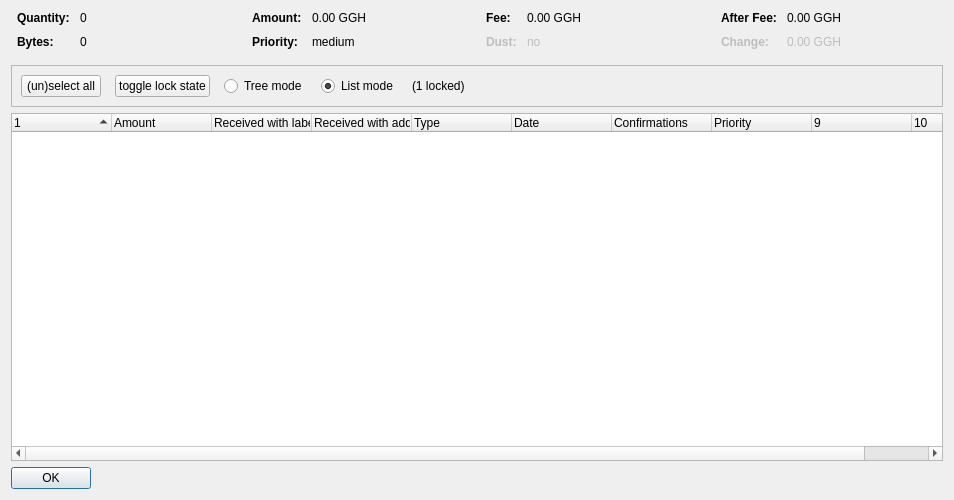
<?xml version="1.0" encoding="UTF-8"?>
<ui version="4.0">
 <class>CoinControlDialog</class>
 <widget class="QDialog" name="CoinControlDialog">
  <property name="geometry">
   <rect>
    <x>0</x>
    <y>0</y>
    <width>954</width>
    <height>500</height>
   </rect>
  </property>
  <property name="windowTitle">
   <string>Coin Selection</string>
  </property>
  <layout class="QVBoxLayout" name="verticalLayout">
   <item>
    <layout class="QHBoxLayout" name="horizontalLayoutTop" stretch="0,0,0,0">
     <property name="topMargin">
      <number>0</number>
     </property>
     <property name="bottomMargin">
      <number>10</number>
     </property>
     <item>
      <layout class="QFormLayout" name="formLayoutCoinControl1">
       <property name="horizontalSpacing">
        <number>10</number>
       </property>
       <property name="verticalSpacing">
        <number>10</number>
       </property>
       <property name="leftMargin">
        <number>6</number>
       </property>
       <property name="rightMargin">
        <number>6</number>
       </property>
       <item row="0" column="0">
        <widget class="QLabel" name="labelCoinControlQuantityText">
         <property name="font">
          <font>
           <weight>75</weight>
           <bold>true</bold>
          </font>
         </property>
         <property name="text">
          <string>Quantity:</string>
         </property>
        </widget>
       </item>
       <item row="0" column="1">
        <widget class="QLabel" name="labelCoinControlQuantity">
         <property name="cursor">
          <cursorShape>IBeamCursor</cursorShape>
         </property>
         <property name="contextMenuPolicy">
          <enum>Qt::ActionsContextMenu</enum>
         </property>
         <property name="text">
          <string notr="true">0</string>
         </property>
         <property name="textInteractionFlags">
          <set>Qt::LinksAccessibleByMouse|Qt::TextSelectableByKeyboard|Qt::TextSelectableByMouse</set>
         </property>
        </widget>
       </item>
       <item row="1" column="0">
        <widget class="QLabel" name="labelCoinControlBytesText">
         <property name="font">
          <font>
           <weight>75</weight>
           <bold>true</bold>
          </font>
         </property>
         <property name="text">
          <string>Bytes:</string>
         </property>
        </widget>
       </item>
       <item row="1" column="1">
        <widget class="QLabel" name="labelCoinControlBytes">
         <property name="cursor">
          <cursorShape>IBeamCursor</cursorShape>
         </property>
         <property name="contextMenuPolicy">
          <enum>Qt::ActionsContextMenu</enum>
         </property>
         <property name="text">
          <string notr="true">0</string>
         </property>
         <property name="textInteractionFlags">
          <set>Qt::LinksAccessibleByMouse|Qt::TextSelectableByKeyboard|Qt::TextSelectableByMouse</set>
         </property>
        </widget>
       </item>
      </layout>
     </item>
     <item>
      <layout class="QFormLayout" name="formLayoutCoinControl2">
       <property name="horizontalSpacing">
        <number>10</number>
       </property>
       <property name="verticalSpacing">
        <number>10</number>
       </property>
       <property name="leftMargin">
        <number>6</number>
       </property>
       <property name="rightMargin">
        <number>6</number>
       </property>
       <item row="0" column="0">
        <widget class="QLabel" name="labelCoinControlAmountText">
         <property name="font">
          <font>
           <weight>75</weight>
           <bold>true</bold>
          </font>
         </property>
         <property name="text">
          <string>Amount:</string>
         </property>
        </widget>
       </item>
       <item row="0" column="1">
        <widget class="QLabel" name="labelCoinControlAmount">
         <property name="cursor">
          <cursorShape>IBeamCursor</cursorShape>
         </property>
         <property name="contextMenuPolicy">
          <enum>Qt::ActionsContextMenu</enum>
         </property>
         <property name="text">
          <string notr="true">0.00 GGH</string>
         </property>
         <property name="textInteractionFlags">
          <set>Qt::LinksAccessibleByMouse|Qt::TextSelectableByKeyboard|Qt::TextSelectableByMouse</set>
         </property>
        </widget>
       </item>
       <item row="1" column="0">
        <widget class="QLabel" name="labelCoinControlPriorityText">
         <property name="font">
          <font>
           <weight>75</weight>
           <bold>true</bold>
          </font>
         </property>
         <property name="text">
          <string>Priority:</string>
         </property>
        </widget>
       </item>
       <item row="1" column="1">
        <widget class="QLabel" name="labelCoinControlPriority">
         <property name="cursor">
          <cursorShape>IBeamCursor</cursorShape>
         </property>
         <property name="contextMenuPolicy">
          <enum>Qt::ActionsContextMenu</enum>
         </property>
         <property name="text">
          <string>medium</string>
         </property>
         <property name="textInteractionFlags">
          <set>Qt::LinksAccessibleByMouse|Qt::TextSelectableByKeyboard|Qt::TextSelectableByMouse</set>
         </property>
        </widget>
       </item>
      </layout>
     </item>
     <item>
      <layout class="QFormLayout" name="formLayoutCoinControl3">
       <property name="horizontalSpacing">
        <number>10</number>
       </property>
       <property name="verticalSpacing">
        <number>10</number>
       </property>
       <property name="leftMargin">
        <number>6</number>
       </property>
       <property name="rightMargin">
        <number>6</number>
       </property>
       <item row="0" column="0">
        <widget class="QLabel" name="labelCoinControlFeeText">
         <property name="font">
          <font>
           <weight>75</weight>
           <bold>true</bold>
          </font>
         </property>
         <property name="text">
          <string>Fee:</string>
         </property>
        </widget>
       </item>
       <item row="0" column="1">
        <widget class="QLabel" name="labelCoinControlFee">
         <property name="cursor">
          <cursorShape>IBeamCursor</cursorShape>
         </property>
         <property name="contextMenuPolicy">
          <enum>Qt::ActionsContextMenu</enum>
         </property>
         <property name="text">
          <string notr="true">0.00 GGH</string>
         </property>
         <property name="textInteractionFlags">
          <set>Qt::LinksAccessibleByMouse|Qt::TextSelectableByKeyboard|Qt::TextSelectableByMouse</set>
         </property>
        </widget>
       </item>
       <item row="1" column="0">
        <widget class="QLabel" name="labelCoinControlLowOutputText">
         <property name="enabled">
          <bool>false</bool>
         </property>
         <property name="font">
          <font>
           <weight>75</weight>
           <bold>true</bold>
          </font>
         </property>
         <property name="text">
          <string>Dust:</string>
         </property>
        </widget>
       </item>
       <item row="1" column="1">
        <widget class="QLabel" name="labelCoinControlLowOutput">
         <property name="enabled">
          <bool>false</bool>
         </property>
         <property name="cursor">
          <cursorShape>IBeamCursor</cursorShape>
         </property>
         <property name="contextMenuPolicy">
          <enum>Qt::ActionsContextMenu</enum>
         </property>
         <property name="text">
          <string>no</string>
         </property>
         <property name="textInteractionFlags">
          <set>Qt::LinksAccessibleByMouse|Qt::TextSelectableByKeyboard|Qt::TextSelectableByMouse</set>
         </property>
        </widget>
       </item>
      </layout>
     </item>
     <item>
      <layout class="QFormLayout" name="formLayoutCoinControl4">
       <property name="horizontalSpacing">
        <number>10</number>
       </property>
       <property name="verticalSpacing">
        <number>10</number>
       </property>
       <property name="leftMargin">
        <number>6</number>
       </property>
       <property name="rightMargin">
        <number>6</number>
       </property>
       <item row="0" column="0">
        <widget class="QLabel" name="labelCoinControlAfterFeeText">
         <property name="font">
          <font>
           <weight>75</weight>
           <bold>true</bold>
          </font>
         </property>
         <property name="text">
          <string>After Fee:</string>
         </property>
        </widget>
       </item>
       <item row="0" column="1">
        <widget class="QLabel" name="labelCoinControlAfterFee">
         <property name="cursor">
          <cursorShape>IBeamCursor</cursorShape>
         </property>
         <property name="contextMenuPolicy">
          <enum>Qt::ActionsContextMenu</enum>
         </property>
         <property name="text">
          <string notr="true">0.00 GGH</string>
         </property>
         <property name="textInteractionFlags">
          <set>Qt::LinksAccessibleByMouse|Qt::TextSelectableByKeyboard|Qt::TextSelectableByMouse</set>
         </property>
        </widget>
       </item>
       <item row="1" column="0">
        <widget class="QLabel" name="labelCoinControlChangeText">
         <property name="enabled">
          <bool>false</bool>
         </property>
         <property name="font">
          <font>
           <weight>75</weight>
           <bold>true</bold>
          </font>
         </property>
         <property name="text">
          <string>Change:</string>
         </property>
        </widget>
       </item>
       <item row="1" column="1">
        <widget class="QLabel" name="labelCoinControlChange">
         <property name="enabled">
          <bool>false</bool>
         </property>
         <property name="cursor">
          <cursorShape>IBeamCursor</cursorShape>
         </property>
         <property name="contextMenuPolicy">
          <enum>Qt::ActionsContextMenu</enum>
         </property>
         <property name="text">
          <string notr="true">0.00 GGH</string>
         </property>
         <property name="textInteractionFlags">
          <set>Qt::LinksAccessibleByMouse|Qt::TextSelectableByKeyboard|Qt::TextSelectableByMouse</set>
         </property>
        </widget>
       </item>
      </layout>
     </item>
    </layout>
   </item>
   <item>
    <widget class="QFrame" name="frame">
     <property name="minimumSize">
      <size>
       <width>0</width>
       <height>40</height>
      </size>
     </property>
     <property name="frameShape">
      <enum>QFrame::StyledPanel</enum>
     </property>
     <property name="frameShadow">
      <enum>QFrame::Sunken</enum>
     </property>
     <layout class="QHBoxLayout" name="horizontalLayout">
      <item>
       <layout class="QHBoxLayout" name="horizontalLayoutPanel" stretch="0,0,0,0,0,0">
        <property name="spacing">
         <number>14</number>
        </property>
        <item>
         <widget class="QPushButton" name="pushButtonSelectAll">
          <property name="sizePolicy">
           <sizepolicy hsizetype="Maximum" vsizetype="Fixed">
            <horstretch>0</horstretch>
            <verstretch>0</verstretch>
           </sizepolicy>
          </property>
          <property name="text">
           <string>(un)select all</string>
          </property>
          <property name="autoDefault">
           <bool>false</bool>
          </property>
         </widget>
        </item>
        <item>
         <widget class="QPushButton" name="pushButtonToggleLock">
          <property name="sizePolicy">
           <sizepolicy hsizetype="Maximum" vsizetype="Fixed">
            <horstretch>0</horstretch>
            <verstretch>0</verstretch>
           </sizepolicy>
          </property>
          <property name="text">
           <string>toggle lock state</string>
          </property>
          <property name="autoDefault">
           <bool>false</bool>
          </property>
         </widget>
        </item>
        <item>
         <widget class="QRadioButton" name="radioTreeMode">
          <property name="sizePolicy">
           <sizepolicy hsizetype="Maximum" vsizetype="Fixed">
            <horstretch>0</horstretch>
            <verstretch>0</verstretch>
           </sizepolicy>
          </property>
          <property name="text">
           <string>Tree mode</string>
          </property>
         </widget>
        </item>
        <item>
         <widget class="QRadioButton" name="radioListMode">
          <property name="sizePolicy">
           <sizepolicy hsizetype="Maximum" vsizetype="Fixed">
            <horstretch>0</horstretch>
            <verstretch>0</verstretch>
           </sizepolicy>
          </property>
          <property name="text">
           <string>List mode</string>
          </property>
          <property name="checked">
           <bool>true</bool>
          </property>
         </widget>
        </item>
        <item>
         <widget class="QLabel" name="labelLocked">
          <property name="text">
           <string>(1 locked)</string>
          </property>
         </widget>
        </item>
        <item>
         <spacer name="horizontalSpacer">
          <property name="orientation">
           <enum>Qt::Horizontal</enum>
          </property>
          <property name="sizeHint" stdset="0">
           <size>
            <width>40</width>
            <height>20</height>
           </size>
          </property>
         </spacer>
        </item>
       </layout>
      </item>
     </layout>
    </widget>
   </item>
   <item>
    <widget class="CoinControlTreeWidget" name="treeWidget">
     <property name="contextMenuPolicy">
      <enum>Qt::CustomContextMenu</enum>
     </property>
     <property name="sortingEnabled">
      <bool>false</bool>
     </property>
     <property name="columnCount">
      <number>10</number>
     </property>
     <attribute name="headerShowSortIndicator" stdset="0">
      <bool>true</bool>
     </attribute>
     <attribute name="headerStretchLastSection">
      <bool>false</bool>
     </attribute>
     <column>
      <property name="text">
       <string/>
      </property>
     </column>
     <column>
      <property name="text">
       <string>Amount</string>
      </property>
     </column>
     <column>
      <property name="text">
       <string>Received with label</string>
      </property>
     </column>
     <column>
      <property name="text">
       <string>Received with address</string>
      </property>
     </column>
     <column>
      <property name="text">
       <string>Type</string>
      </property>
     </column>
     <column>
      <property name="text">
       <string>Date</string>
      </property>
     </column>
     <column>
      <property name="text">
       <string>Confirmations</string>
      </property>
      <property name="toolTip">
       <string>Confirmed</string>
      </property>
     </column>
     <column>
      <property name="text">
       <string>Priority</string>
      </property>
     </column>
     <column>
      <property name="text">
       <string/>
      </property>
     </column>
     <column>
      <property name="text">
       <string/>
      </property>
     </column>
    </widget>
   </item>
   <item>
    <widget class="QDialogButtonBox" name="buttonBox">
     <property name="sizePolicy">
      <sizepolicy hsizetype="Maximum" vsizetype="Fixed">
       <horstretch>0</horstretch>
       <verstretch>0</verstretch>
      </sizepolicy>
     </property>
     <property name="orientation">
      <enum>Qt::Horizontal</enum>
     </property>
     <property name="standardButtons">
      <set>QDialogButtonBox::Ok</set>
     </property>
    </widget>
   </item>
  </layout>
 </widget>
 <customwidgets>
  <customwidget>
   <class>CoinControlTreeWidget</class>
   <extends>QTreeWidget</extends>
   <header>coincontroltreewidget.h</header>
  </customwidget>
 </customwidgets>
 <resources/>
 <connections/>
</ui>
